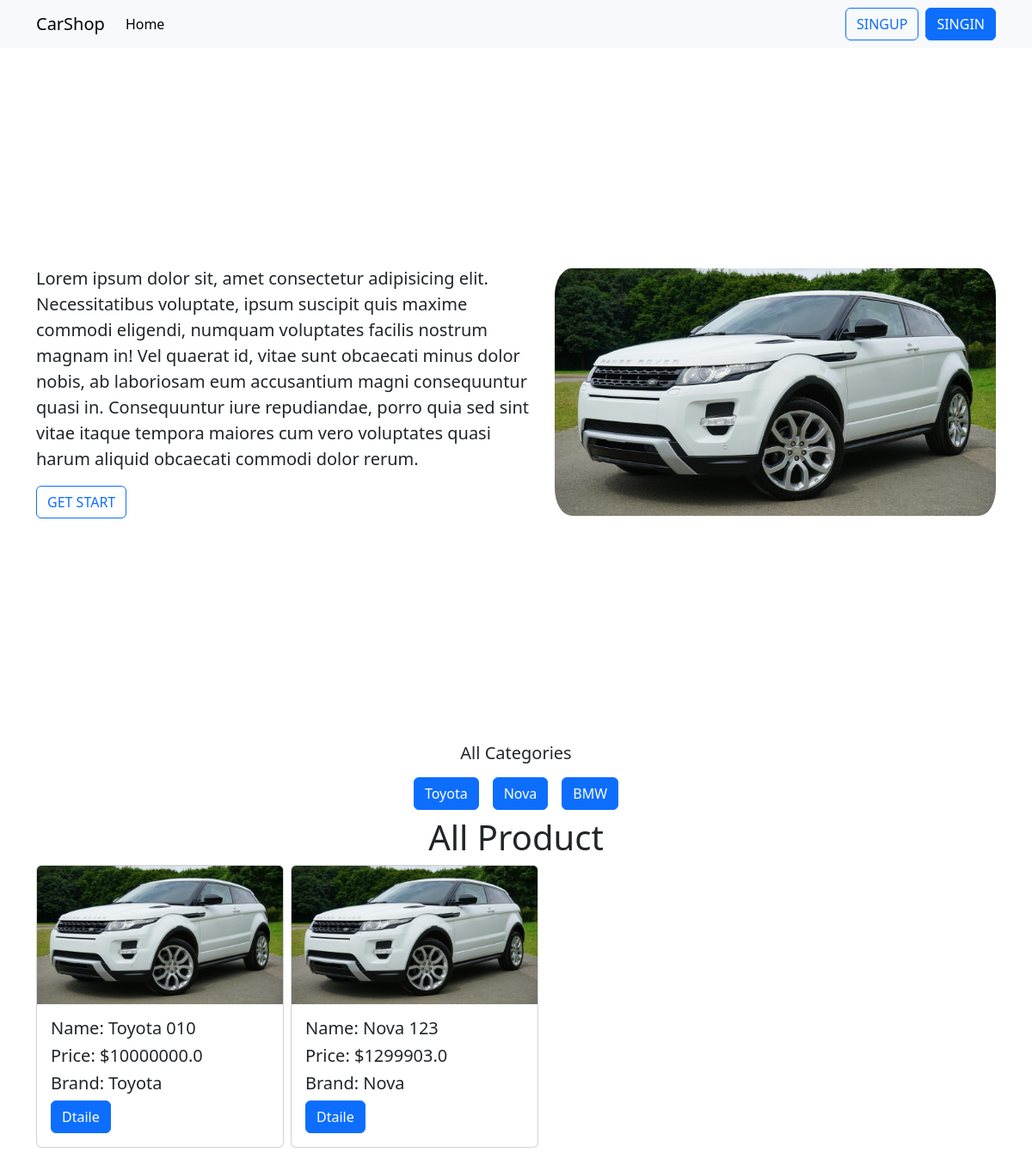
The page / on the database its author committed.
### carmodel/models.py (models this page shows)
class carModel(models.Model):
    name = models.CharField(max_length=100)
    slug = models.CharField(max_length=100,unique=True)
    def __str__(self) -> str:
        return self.name

### car/models.py (models this page shows)
class Car(models.Model):
    image = models.ImageField(upload_to='car/images/',blank=True, null=True)
    name = models.CharField(max_length=100)
    price=models.FloatField()
    brand= models.ForeignKey(carModel,on_delete=models.CASCADE)
    quantity=models.IntegerField()
    discription=models.TextField()
    author=models.ForeignKey(User,on_delete=models.CASCADE,null=True,blank=True)

### CarShop/views.py (the view)
# urls.py: 2. Add a URL to urlpatterns:  path('', views.home, name='home')
def home(request, category_slug = None):
    data = Car.objects.all()
    if category_slug is not None:
        category = carModel.objects.get(slug = category_slug)
        data = Car.objects.filter(brand  = category)
    categories = carModel.objects.all()
    return render(request, 'home.html', {'data' : data, 'category' : categories})

### templates/home.html
{% extends 'base.html' %}
{% load static %}
{% block body %}
<div class="container d-flex gap-2 justify-content-center align-items-center " style="height: 100vh;">
    <div class="row ">
        <p class="fs-5">Lorem ipsum dolor sit, amet consectetur adipisicing elit. Necessitatibus voluptate, ipsum
            suscipit quis
            maxime commodi eligendi, numquam voluptates facilis nostrum magnam in! Vel quaerat id, vitae sunt obcaecati
            minus dolor nobis, ab laboriosam eum accusantium magni consequuntur quasi in. Consequuntur iure repudiandae,
            porro quia sed sint vitae itaque tempora maiores cum vero voluptates quasi harum aliquid obcaecati commodi
            dolor rerum.</p>
        <div>
            <button class="btn btn-outline-primary ">GET START</button>
        </div>
    </div>
    <div class="row ">
        <img src="{% static 'img/car-1.jpg' %}" style="
        width: 240rem; border-radius: 2rem;
    ">
    </div>
</div>
<div class="p-2" style="min-height: 100vh;">
    <h5 class="text-center">All Categories</h5>
    <div class=" p-2 d-flex justify-content-center gap-3 ">
        {% for cat in category %}
        <a href="{% url 'category_wise_post' cat.slug %}" class="btn btn-primary">{{cat.name}}</a>
        {% endfor %}
    </div>
    <h1 class="text-center">All Product</h1>
    <div class="container d-flex flex-wrap gap-2">
        {% for i in data%}
        <div class="card" style="width: 18rem;">
            <img class="card-img-top" src="{{i.image.url}}" alt="Card image cap">
            <div class="card-body">
                <h5 class="card-title">Name: {{i.name}}</h5>
                <h5 class="card-title">Price: ${{i.price}}</h5>
                <h5 class="card-title">Brand: {{i.brand}}</h5>
                <a href="{% url 'carDetails' i.id %}" class="btn btn-primary">Dtaile</a>
            </div>
        </div>
        {% endfor %}
    </div>
</div>
{% endblock %}

### templates/base.html (shortened to what this page needs)
<!doctype html>
<html lang="en">
<head>
    <link href="https://cdn.jsdelivr.net/npm/bootstrap@5.3.3/dist/css/bootstrap.min.css" rel="stylesheet"
>
</head>
<body>
    <nav class="navbar navbar-expand-lg bg-body-tertiary">
        <div class="container">
            <a class="navbar-brand" href="{% url 'home' %}">CarShop</a>
            <div class="collapse navbar-collapse" id="navbarSupportedContent">
                <ul class="navbar-nav me-auto mb-2 mb-lg-0">
                    <li class="nav-item">
                        <a class="nav-link active" aria-current="page" href="{% url 'home' %}">Home</a>
                    </li>
                </ul>
                <div class="d-flex gap-2" role="search">
                    {% if user.is_authenticated %}
                    <a href="{% url 'profile' %}" class="btn btn-outline-primary">PROFILE</a>
                    <a href="{% url 'singout' %}" class="btn btn-primary">SINGOUT</a>
                    {% else %}
                    <a href="{% url 'singup' %}" class="btn btn-outline-primary">SINGUP</a>
                    <a href="{% url 'singin' %}" class="btn btn-primary">SINGIN</a>
                    {% endif %}
                </div>
            </div>
        </div>
    </nav>
    {% block body %}{% endblock %}
</body>
</html>

### rows shown on the page
carModel: name "Toyota"
carModel: name "Nova"
carModel: name "BMW"
Car: image (picture), name "Toyota 010", price "10000000.0", brand "Toyota"
Car: image (picture), name "Nova 123", price "1299903.0", brand "Nova"
